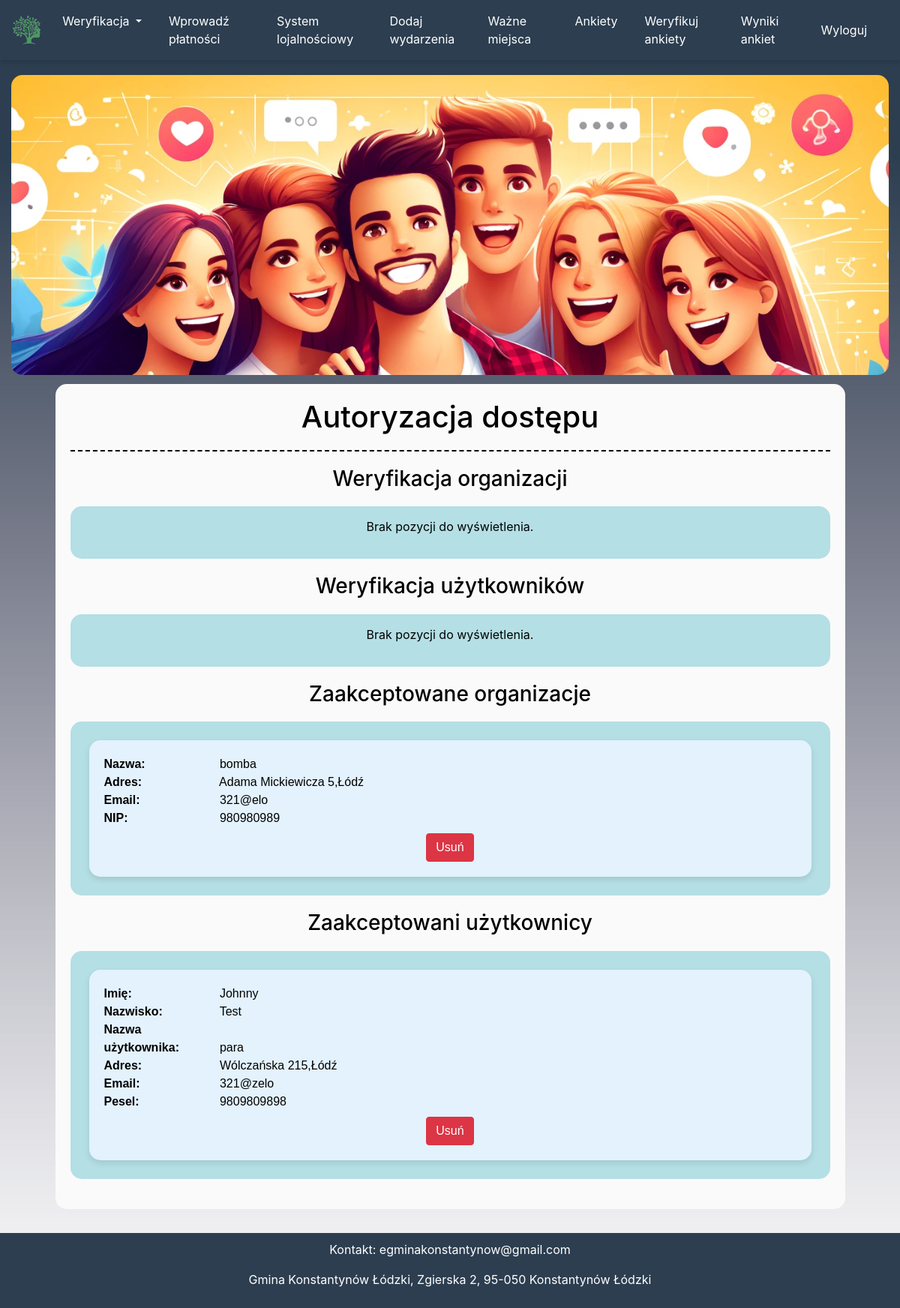
Page /admin-users (signed in) on the committed database.
### website/models.py (models this page shows)
class User(db.Model, UserMixin):
    id = db.Column(db.Integer, primary_key=True)
    email = db.Column(db.String(150), unique=True)
    username = db.Column(db.String(150), unique=True)
    password = db.Column(db.String(150))
    name = db.Column(db.String(150))
    surname = db.Column(db.String(150))
    address = db.Column(db.String(150))
    uid = db.Column(db.Integer, unique=True)
    status = db.Column(db.String(50), default='pending')
    role = db.Column(db.String(50), default='user')
    loyalty_points = db.Column(db.Integer, default=0)
    document_image = db.Column(BLOB, nullable=True)
    Events = db.relationship('Event')
    Reports = db.relationship('Report')
    payments = db.relationship('Payment', backref='user', lazy=True)
    answers = db.relationship('Answer', backref='user', lazy=True)
    vouchers = db.relationship('Voucher', backref='user', lazy=True)
    friends = db.relationship(
        'User',
        secondary=friends,
        primaryjoin=(friends.c.user_id == id),
        secondaryjoin=(friends.c.friend_id == id),
        backref=db.backref('friend_of', lazy='dynamic'),
        lazy='dynamic'
    )
    invitations = db.relationship(
        'User',
        secondary=invitations,
        primaryjoin=(invitations.c.invitee_id == id),
        secondaryjoin=(invitations.c.inviter_id == id),
        backref=db.backref('invited_by', lazy='dynamic'),
        lazy='dynamic'
    )
    sent = db.relationship(
        'User',
        secondary=sent,
        primaryjoin=(sent.c.sender_id == id),
        secondaryjoin=(sent.c.receiver_id == id),
        backref=db.backref('sent_by', lazy='dynamic'),
        lazy='dynamic'
    )
    blocked = db.relationship(
        'User',
        secondary=blocked,
        primaryjoin=(blocked.c.user_id == id),
        secondaryjoin=(blocked.c.blocked_id == id),
        backref=db.backref('blocked_by', lazy='dynamic'),
        lazy='dynamic'
    )
    y_blocked = db.relationship(
        'User',
        secondary=y_blocked,
        primaryjoin=(y_blocked.c.user_id == id),
        secondaryjoin=(y_blocked.c.blocked_id == id),
        backref=db.backref('y_blocked_by', lazy='dynamic'),
        lazy='dynamic'
    )

### website/views.py (the view, shortened to what this page needs)
@views.route('/admin-users', methods=['GET', 'POST'])
@login_required
def admin_users():
    if not current_user.is_authenticated or current_user.role != 'admin':
        flash('Nie masz uprawnień administratora do tej strony.', category='danger')
        return redirect(url_for('views.home'))
    pending_users = User.query.filter_by(status='pending').all()
    accepted_users = User.query.filter_by(status='accepted').all()
    accepted_users = [user for user in accepted_users if user.role != 'admin']
    return render_template('admin_users.html', user=current_user, pending_users=pending_users,
                           accepted_users=accepted_users)

### website/templates/admin_users.html (shortened to what this page needs)
{% extends "base.html" %}
{% block content %}
<div class="banner"></div>
<div id="container">
    <h1 class="text-center">Autoryzacja dostępu</h1>
    <div class="dashed-line"></div>
    <h3 class="mb-0">Weryfikacja organizacji</h3>
    <div class="container_create_survey">
        {% if pending_users|selectattr('role', 'equalto', 'organisation')|list %}
        {% for user in pending_users %}
        {% if user.role == 'organisation' %}
        <div class="user-card">
            <strong>Nazwa:</strong> {{ user.name }}<br>
            <strong>Adres:</strong> {{ user.address }}<br>
            <strong>Email:</strong> {{ user.email }}<br>
            <strong>NIP:</strong> {{ user.uid }}<br>
            {% if user.document_image %}
            <a href="{{ url_for('auth.get_document_image', user_id=user.id) }}" data-lightbox="image-{{ user.id }}" data-title="{{ user.name }}">
                <button class="btn btn-primary">Dokument</button>
            </a>
            {% endif %}
            <div class="btn-group mt-2" role="group">
                <form method="POST" action="{{ url_for('views.update_user_status', user_id=user.id, action='accept') }}">
                    <button type="submit" class="btn btn-success">Zatwierdź</button>
                </form>
                <form method="POST" action="{{ url_for('views.update_user_status', user_id=user.id, action='reject') }}">
                    <button type="submit" class="btn btn-danger">Odrzuć</button>
                </form>
            </div>
        </div>
        {% endif %}
        {% endfor %}
        {% else %}
        <p>Brak pozycji do wyświetlenia.</p>
        {% endif %}
    </div>
    <h3 class="mb-0">Weryfikacja użytkowników</h3>
    <div class="container_create_survey2">
        {% if pending_users|selectattr('role', 'ne', 'organisation')|list %}
        {% for user in pending_users %}
        {% if user.role != 'organisation' %}
        <div class="user-card">
            <strong>Imię:</strong> {{ user.name }}<br>
            <strong>Nazwisko:</strong> {{ user.surname }}<br>
            <strong>Nazwa użytkownika:</strong> {{ user.username }}<br>
            <strong>Adres:</strong> {{ user.address }}<br>
            <strong>Email:</strong> {{ user.email }}<br>
            <strong>Pesel:</strong> {{ user.uid }}<br>
            {% if user.document_image %}
            <a href="{{ url_for('auth.get_document_image', user_id=user.id) }}" data-lightbox="image-{{ user.id }}" data-title="{{ user.name }} {{ user.surname }}">
                <button class="btn btn-primary">Dokument</button>
            </a>
            {% endif %}
            <div class="btn-group mt-2" role="group">
                <form method="POST" action="{{ url_for('views.update_user_status', user_id=user.id, action='accept') }}">
                    <button type="submit" class="btn btn-success">Zatwierdź</button>
                </form>
                <form method="POST" action="{{ url_for('views.update_user_status', user_id=user.id, action='reject') }}">
                    <button type="submit" class="btn btn-danger">Odrzuć</button>
                </form>
            </div>
        </div>
        {% endif %}
        {% endfor %}
        {% else %}
        <p>Brak pozycji do wyświetlenia.</p>
        {% endif %}
    </div>
    <h3 class="mb-0">Zaakceptowane organizacje</h3>
    <div class="container_accepted_org">
        {% for user in accepted_users %}
        {% if user.role == 'organisation' %}
        <div class="user-card">
            <strong>Nazwa:</strong> {{ user.name }}<br>
            <strong>Adres:</strong> {{ user.address }}<br>
            <strong>Email:</strong> {{ user.email }}<br>
            <strong>NIP:</strong> {{ user.uid }}<br>
            <div class="btn-group mt-2" role="group">
                {% if user.id != current_user.id %}
                <form method="POST" action="{{ url_for('views.delete_user', user_id=user.id) }}">
                    <button type="submit" class="btn btn-danger">Usuń</button>
                </form>
                {% else %}
                <button class="btn btn-secondary" disabled>Nie można usunąć siebie</button>
                {% endif %}
            </div>
        </div>
        {% endif %}
        {% endfor %}
    </div>
    <h3 class="mb-0">Zaakceptowani użytkownicy</h3>
    <div class="container_accepted">
        {% for user in accepted_users %}
        {% if user.role != 'organisation' %}
        <div class="user-card">
            <strong>Imię:</strong> {{ user.name }}<br>
            <strong>Nazwisko:</strong> {{ user.surname }}<br>
            <strong>Nazwa użytkownika:</strong> {{ user.username }}<br>
            <strong>Adres:</strong> {{ user.address }}<br>
            <strong>Email:</strong> {{ user.email }}<br>
            <strong>Pesel:</strong> {{ user.uid }}<br>
            <div class="btn-group mt-2" role="group">
                {% if user.id != current_user.id %}
                <form method="POST" action="{{ url_for('views.delete_user', user_id=user.id) }}">
                    <button type="submit" class="btn btn-danger">Usuń</button>
                </form>
                {% else %}
                <button class="btn btn-secondary" disabled>Konta admina</button>
                {% endif %}
            </div>
        </div>
        {% endif %}
        {% endfor %}
    </div>
</div>
{% endblock %}

### website/templates/base.html (shortened to what this page needs)
<!DOCTYPE html>
<html>
<head>
    <link rel="stylesheet" href="https://stackpath.bootstrapcdn.com/bootstrap/4.4.1/css/bootstrap.min.css">
    <link rel="stylesheet" href="https://stackpath.bootstrapcdn.com/font-awesome/4.7.0/css/font-awesome.min.css">
    <link href="https://cdnjs.cloudflare.com/ajax/libs/lightbox2/2.11.3/css/lightbox.min.css" rel="stylesheet">
</head>
<body>
    <nav class="navbar navbar-expand-lg navbar-dark bg-primary">
        <a class="navbar-brand" id="home" href="/">
            <img src="{{ url_for('static', filename='logo.png') }}" alt="E-Gmina" style="height: 40px;">
        </a>
        <div class="collapse navbar-collapse" id="navbar">
            <div class="navbar-nav mr-auto">
                {% if current_user.is_authenticated %}
                    {% if current_user.role == 'admin' %}
                        <div class="nav-item dropdown">
                            <a class="nav-link dropdown-toggle" href="#" id="verificationDropdown" role="button" data-toggle="dropdown" aria-haspopup="true" aria-expanded="false">
                                Weryfikacja
                            </a>
                        </div>
                        <a class="nav-item nav-link" id="admin_payment" href="/admin-payments">Wprowadź płatności</a>
                        <a class="nav-item nav-link" id="wymiana-button" href='/exchange'>System lojalnościowy </a>
                        <a class="nav-item nav-link" id="events" href="/events">Dodaj wydarzenia</a>
                        <a class="nav-item nav-link" id="maps" href="/maps">Ważne miejsca</a>
                        <a class="nav-item nav-link" id="admin_users" href="/create-survey">Ankiety</a>
                        <a class="nav-link nav-link" id="approve-surveys" href="/approve-surveys">Weryfikuj ankiety</a>
                        <a class="nav-link nav-link" id="survey-results" href="/survey_results">Wyniki ankiet</a>
                    {% endif %}
                {% else %}
                    <a class="nav-item nav-link" id="login" href="/login">Zaloguj</a>
                    <a class="nav-item nav-link" id="signUp" href="/sign-up">Zarejestruj</a>
                {% endif %}
            </div>
            <div class="navbar-nav ml-auto">
                {% if current_user.is_authenticated %}
                    <a class="nav-item nav-link" id="logout" href="/logout">Wyloguj</a>
                {% endif %}
            </div>
        </div>
    </nav>
    <div class="container">{% block content %} {% endblock %}</div>
    <div class="footer">
        <p>Kontakt: <a href="mailto:egminakonstantynow@gmail.com" style="color: #ffffff;">egminakonstantynow@gmail.com</a></p>
        <p>Gmina Konstantynów Łódzki, Zgierska 2, 95-050 Konstantynów Łódzki</p>
    </div>
</body>
</html>

### rows in the picture
User: name "bomba", address "Adama Mickiewicza 5,Łódź", email "321@elo", uid "980980989"
User: name "Johnny", surname "Test", username "para", address "Wólczańska 215,Łódź", email "321@zelo", uid "9809809898"
